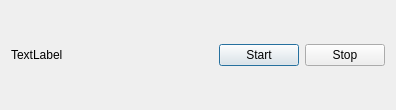
<?xml version="1.0" encoding="UTF-8"?>
<ui version="4.0">
 <class>Dialog</class>
 <widget class="QDialog" name="Dialog">
  <property name="geometry">
   <rect>
    <x>0</x>
    <y>0</y>
    <width>396</width>
    <height>110</height>
   </rect>
  </property>
  <property name="windowTitle">
   <string>Dialog</string>
  </property>
  <layout class="QHBoxLayout" name="horizontalLayout">
   <item>
    <widget class="QLabel" name="label">
     <property name="text">
      <string>TextLabel</string>
     </property>
    </widget>
   </item>
   <item>
    <spacer name="horizontalSpacer">
     <property name="orientation">
      <enum>Qt::Horizontal</enum>
     </property>
     <property name="sizeHint" stdset="0">
      <size>
       <width>40</width>
       <height>20</height>
      </size>
     </property>
    </spacer>
   </item>
   <item>
    <widget class="QPushButton" name="pushButton_Start">
     <property name="text">
      <string>Start</string>
     </property>
    </widget>
   </item>
   <item>
    <widget class="QPushButton" name="pushButton_Stop">
     <property name="text">
      <string>Stop</string>
     </property>
    </widget>
   </item>
  </layout>
 </widget>
 <layoutdefault spacing="6" margin="11"/>
 <resources/>
 <connections/>
</ui>
